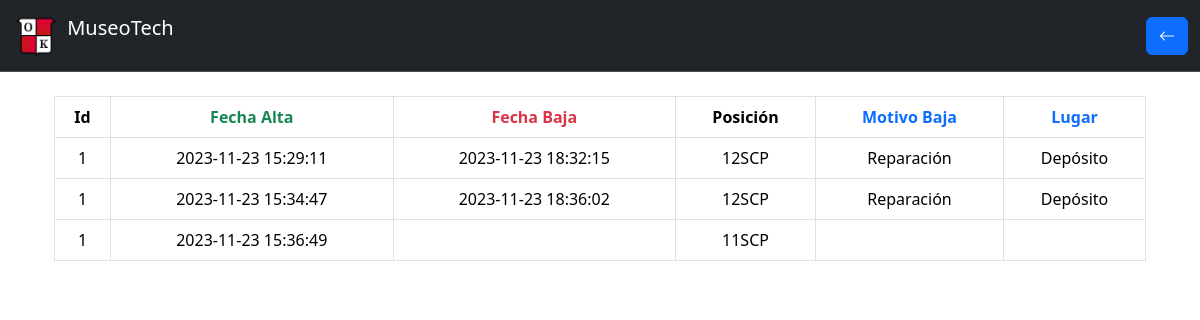
The app's page /crud-modules/forms/bajas.php?id=1 with its own data.
### tables this page shows
CREATE TABLE `historial` (
  `id` int(11) NOT NULL,
  `idobjeto` int(11) NOT NULL,
  `fechaAlta` datetime NOT NULL,
  `fechaBaja` timestamp NULL DEFAULT NULL,
  `posicion` varchar(11) NOT NULL,
  `motivobaja` varchar(100) DEFAULT NULL,
  `lugar` varchar(200) DEFAULT NULL
);

### crud-modules/forms/bajas.php (the view, shortened to what this page needs)
<?php
  include('../db.php');
  if(isset($_GET['id'])) {
    $id = $_GET['id'];
    }
?>
<?php
  include('../../includes/header-form.php');
?>
    <div class="container p-4">
            <table class="table table-bordered text-center">
                <thead>
                    <tr>
                        <th>Id</th>
                        <th class="text-success">Fecha Alta</th>
                        <th class="text-danger">Fecha Baja</th>
                        <th>Posición</th>
                        <th class="text-primary">Motivo Baja</th>
                        <th class="text-primary">Lugar</th>
                    </tr>
                </thead>
                <tbody>
                    <?php
                        $query = "SELECT * FROM historial WHERE idobjeto = '$id';";
                        $result_add = mysqli_query($conn, $query);
                        while($row = mysqli_fetch_array($result_add)) {?>
                        <tr>
                            <td><?php echo $row['idobjeto']?></td>
                            <td><?php echo $row['fechaAlta']?></td>
                            <td><?php echo $row['fechaBaja']?></td>
                            <td><?php echo $row['posicion']?></td>
                            <td><?php echo $row['motivobaja']?></td>
                            <td><?php echo $row['lugar']?></td>
                        </tr>
                    <?php }?>
                </tbody>
            </table>
    </div>
<?php include("../../includes/footer.php"); ?>

### records on screen
historial: idobjeto "1", fechaAlta "2023-11-23 15:29:11", fechaBaja "2023-11-23 18:32:15", posicion "12SCP", motivobaja "Reparación", lugar "Depósito"
historial: idobjeto "1", fechaAlta "2023-11-23 15:34:47", fechaBaja "2023-11-23 18:36:02", posicion "12SCP", motivobaja "Reparación", lugar "Depósito"
historial: idobjeto "1", fechaAlta "2023-11-23 15:36:49", posicion "11SCP"
